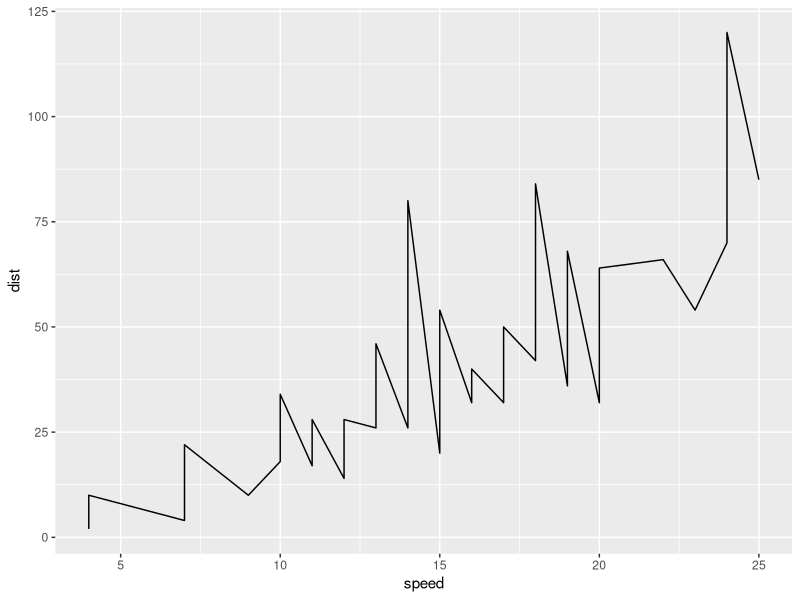
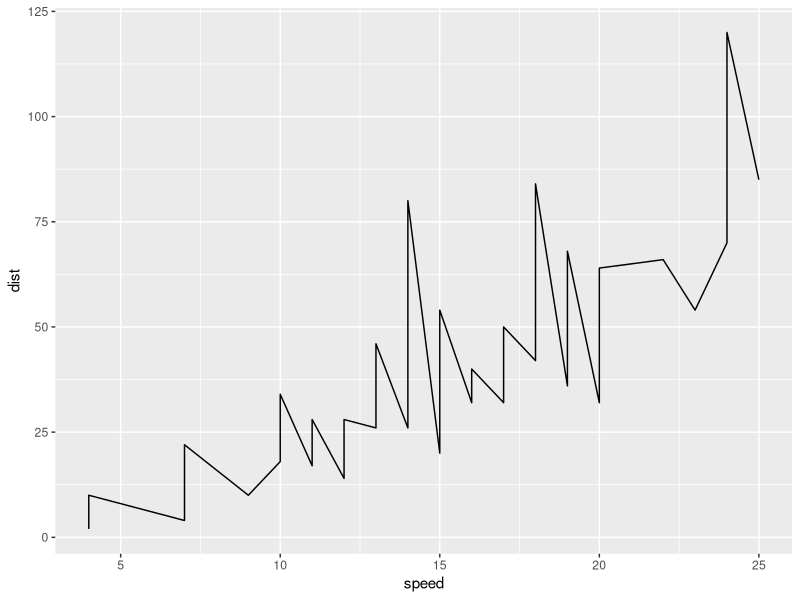
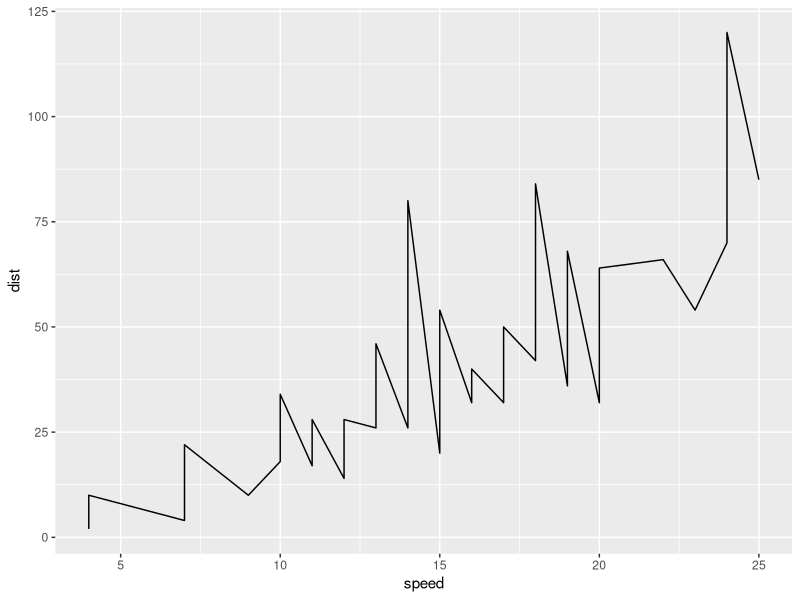
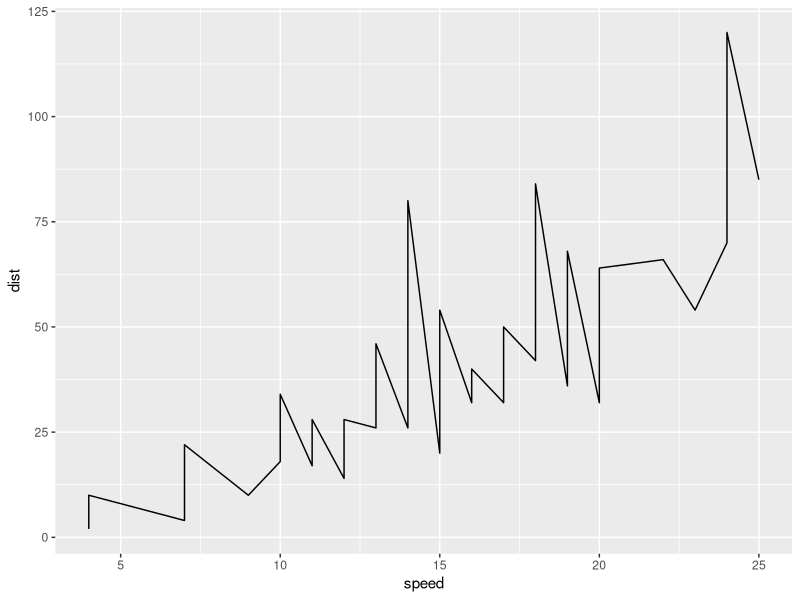
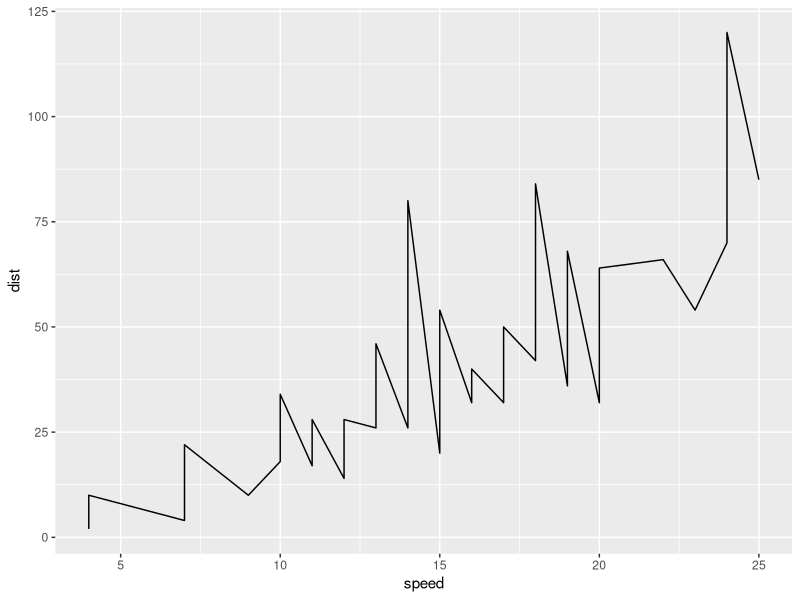
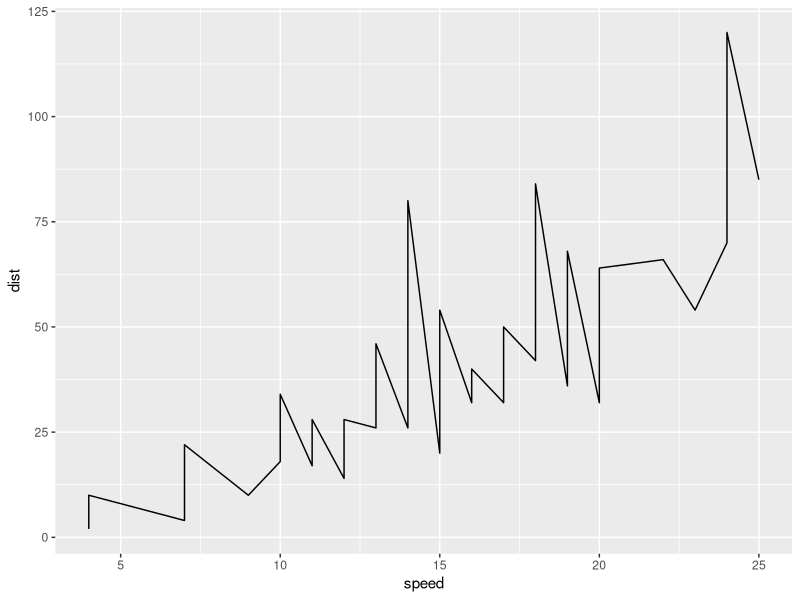

Generate these figures, in order, with R:
## ---- chunk 1
#new libraries to install: 
library(ggplot2)
library(Cairo)
## ---- chunk 2
ggplot(cars, aes(speed, dist)) + geom_line()
# store plot as object p
p <- ggplot(cars, aes(speed, dist)) + geom_line()
## ---- chunk 3
# saving as a pdf
ggsave("vector-plot1.pdf", plot = p, width = 2, height = 1, units = "in")
## ---- chunk 4
# saving as a png
ggsave("raster-plot1.png", plot = p, width = 2, height = 1, units = "in")

# saving as a jpg
ggsave("raster-plot2.jpg", plot = p, width = 2, height = 1, units = "in")
## ---- chunk 5
# Save with anti-aliasing 
ggsave("raster-plot-cairo.png", plot = p, dpi = 300, type = "cairo-png",
       width = 2, height = 1, units = "in")
## ---- chunk 6
# Save with aliasing
png("raster-plot-aliased.png", width = 2, height = 1, units = "in", res = 300, type = "Xlib")
p
dev.off()
